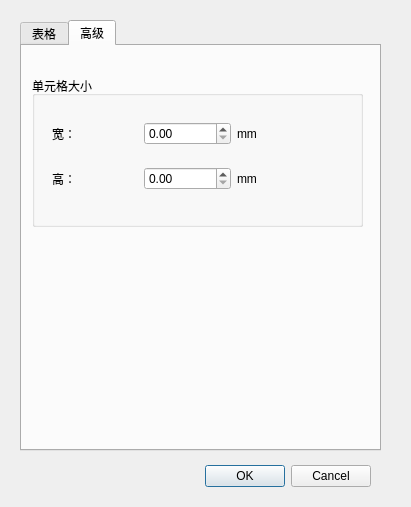
<?xml version="1.0" encoding="UTF-8"?>
<ui version="4.0">
 <class>InsertTableDialog</class>
 <widget class="QDialog" name="InsertTableDialog">
  <property name="geometry">
   <rect>
    <x>0</x>
    <y>0</y>
    <width>411</width>
    <height>507</height>
   </rect>
  </property>
  <property name="windowTitle">
   <string>插入表格</string>
  </property>
  <widget class="QDialogButtonBox" name="buttonBox">
   <property name="geometry">
    <rect>
     <x>30</x>
     <y>460</y>
     <width>341</width>
     <height>32</height>
    </rect>
   </property>
   <property name="orientation">
    <enum>Qt::Horizontal</enum>
   </property>
   <property name="standardButtons">
    <set>QDialogButtonBox::Cancel|QDialogButtonBox::Ok</set>
   </property>
  </widget>
  <widget class="QTabWidget" name="tabWidget">
   <property name="geometry">
    <rect>
     <x>20</x>
     <y>20</y>
     <width>361</width>
     <height>431</height>
    </rect>
   </property>
   <property name="currentIndex">
    <number>1</number>
   </property>
   <widget class="QWidget" name="table">
    <attribute name="title">
     <string>表格</string>
    </attribute>
    <widget class="QWidget" name="">
     <property name="geometry">
      <rect>
       <x>20</x>
       <y>30</y>
       <width>311</width>
       <height>351</height>
      </rect>
     </property>
     <layout class="QVBoxLayout" name="verticalLayout">
      <item>
       <widget class="QGroupBox" name="groupBox">
        <property name="title">
         <string>行数列数</string>
        </property>
        <widget class="QWidget" name="">
         <property name="geometry">
          <rect>
           <x>20</x>
           <y>40</y>
           <width>261</width>
           <height>91</height>
          </rect>
         </property>
         <layout class="QGridLayout" name="gridLayout_2">
          <item row="0" column="0">
           <widget class="QLabel" name="label">
            <property name="text">
             <string>行数：</string>
            </property>
           </widget>
          </item>
          <item row="0" column="1">
           <widget class="QSpinBox" name="row"/>
          </item>
          <item row="1" column="0">
           <widget class="QLabel" name="label_2">
            <property name="text">
             <string>列数：</string>
            </property>
           </widget>
          </item>
          <item row="1" column="1">
           <widget class="QSpinBox" name="col"/>
          </item>
         </layout>
        </widget>
       </widget>
      </item>
      <item>
       <widget class="QGroupBox" name="groupBox_2">
        <property name="title">
         <string>总体尺寸</string>
        </property>
        <widget class="QWidget" name="">
         <property name="geometry">
          <rect>
           <x>20</x>
           <y>40</y>
           <width>271</width>
           <height>101</height>
          </rect>
         </property>
         <layout class="QGridLayout" name="gridLayout">
          <item row="0" column="0">
           <widget class="QLabel" name="label_3">
            <property name="text">
             <string>宽：</string>
            </property>
           </widget>
          </item>
          <item row="0" column="1">
           <widget class="QDoubleSpinBox" name="tableWidth"/>
          </item>
          <item row="0" column="2">
           <widget class="QLabel" name="label_5">
            <property name="text">
             <string>mm</string>
            </property>
           </widget>
          </item>
          <item row="1" column="0">
           <widget class="QLabel" name="label_4">
            <property name="text">
             <string>高：</string>
            </property>
           </widget>
          </item>
          <item row="1" column="1">
           <widget class="QDoubleSpinBox" name="tableHeight"/>
          </item>
          <item row="1" column="2">
           <widget class="QLabel" name="label_6">
            <property name="text">
             <string>mm</string>
            </property>
           </widget>
          </item>
         </layout>
        </widget>
       </widget>
      </item>
     </layout>
    </widget>
   </widget>
   <widget class="QWidget" name="advanced">
    <attribute name="title">
     <string>高级</string>
    </attribute>
    <widget class="QGroupBox" name="groupBox_3">
     <property name="geometry">
      <rect>
       <x>10</x>
       <y>30</y>
       <width>331</width>
       <height>151</height>
      </rect>
     </property>
     <property name="title">
      <string>单元格大小</string>
     </property>
     <widget class="QWidget" name="layoutWidget">
      <property name="geometry">
       <rect>
        <x>20</x>
        <y>30</y>
        <width>271</width>
        <height>101</height>
       </rect>
      </property>
      <layout class="QGridLayout" name="gridLayout_3">
       <item row="0" column="0">
        <widget class="QLabel" name="label_7">
         <property name="text">
          <string>宽：</string>
         </property>
        </widget>
       </item>
       <item row="0" column="1">
        <widget class="QDoubleSpinBox" name="cellWidth"/>
       </item>
       <item row="0" column="2">
        <widget class="QLabel" name="label_8">
         <property name="text">
          <string>mm</string>
         </property>
        </widget>
       </item>
       <item row="1" column="0">
        <widget class="QLabel" name="label_9">
         <property name="text">
          <string>高：</string>
         </property>
        </widget>
       </item>
       <item row="1" column="1">
        <widget class="QDoubleSpinBox" name="cellHeight"/>
       </item>
       <item row="1" column="2">
        <widget class="QLabel" name="label_10">
         <property name="text">
          <string>mm</string>
         </property>
        </widget>
       </item>
      </layout>
     </widget>
    </widget>
   </widget>
  </widget>
 </widget>
 <resources/>
 <connections>
  <connection>
   <sender>buttonBox</sender>
   <signal>accepted()</signal>
   <receiver>InsertTableDialog</receiver>
   <slot>accept()</slot>
   <hints>
    <hint type="sourcelabel">
     <x>248</x>
     <y>254</y>
    </hint>
    <hint type="destinationlabel">
     <x>157</x>
     <y>274</y>
    </hint>
   </hints>
  </connection>
  <connection>
   <sender>buttonBox</sender>
   <signal>rejected()</signal>
   <receiver>InsertTableDialog</receiver>
   <slot>reject()</slot>
   <hints>
    <hint type="sourcelabel">
     <x>316</x>
     <y>260</y>
    </hint>
    <hint type="destinationlabel">
     <x>286</x>
     <y>274</y>
    </hint>
   </hints>
  </connection>
 </connections>
</ui>
